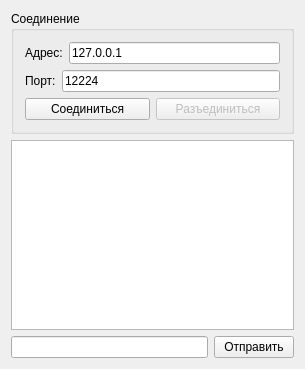
<?xml version="1.0" encoding="UTF-8"?>
<ui version="4.0">
 <class>ClientW</class>
 <widget class="QWidget" name="ClientW">
  <property name="geometry">
   <rect>
    <x>0</x>
    <y>0</y>
    <width>305</width>
    <height>369</height>
   </rect>
  </property>
  <property name="windowTitle">
   <string>ClientW</string>
  </property>
  <layout class="QVBoxLayout" name="verticalLayout_2">
   <item>
    <widget class="QGroupBox" name="groupBox">
     <property name="title">
      <string>Соединение</string>
     </property>
     <layout class="QVBoxLayout" name="verticalLayout">
      <item>
       <layout class="QHBoxLayout" name="horizontalLayout">
        <item>
         <widget class="QLabel" name="label">
          <property name="text">
           <string>Адрес:</string>
          </property>
         </widget>
        </item>
        <item>
         <widget class="QLineEdit" name="address_le">
          <property name="text">
           <string>127.0.0.1</string>
          </property>
         </widget>
        </item>
       </layout>
      </item>
      <item>
       <layout class="QHBoxLayout" name="horizontalLayout_4">
        <item>
         <widget class="QLabel" name="label_2">
          <property name="text">
           <string>Порт:</string>
          </property>
         </widget>
        </item>
        <item>
         <widget class="QLineEdit" name="port_le">
          <property name="text">
           <string>12224</string>
          </property>
         </widget>
        </item>
       </layout>
      </item>
      <item>
       <layout class="QHBoxLayout" name="horizontalLayout_2">
        <item>
         <widget class="QPushButton" name="connect_pb">
          <property name="text">
           <string>Соединиться</string>
          </property>
         </widget>
        </item>
        <item>
         <widget class="QPushButton" name="disconnect_pb">
          <property name="enabled">
           <bool>false</bool>
          </property>
          <property name="text">
           <string>Разъединиться</string>
          </property>
         </widget>
        </item>
       </layout>
      </item>
     </layout>
    </widget>
   </item>
   <item>
    <widget class="QTextEdit" name="main_textedit">
     <property name="readOnly">
      <bool>true</bool>
     </property>
    </widget>
   </item>
   <item>
    <layout class="QHBoxLayout" name="horizontalLayout_3">
     <item>
      <widget class="QLineEdit" name="message_le"/>
     </item>
     <item>
      <widget class="QPushButton" name="send_pb">
       <property name="text">
        <string>Отправить</string>
       </property>
      </widget>
     </item>
    </layout>
   </item>
  </layout>
 </widget>
 <layoutdefault spacing="6" margin="11"/>
 <resources/>
 <connections/>
</ui>
